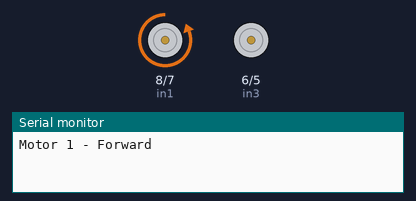
Recording of a sketch running on a simulated Arduino Uno, built with avr-gcc and run on an emulated ATmega328P. Shown: motor-driver pin pairs drawn as motors (green arrow = first pin HIGH = forward, orange = second pin HIGH = backward, longer = more drive, scaled by the enable pin), the last lines printed to the serial monitor.

Above: at 0.5 s.
At 1.5 s:
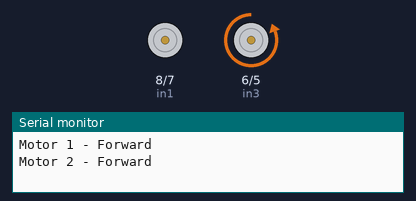
At 2.5 s:
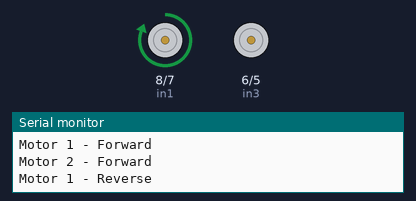
At 3.5 s:
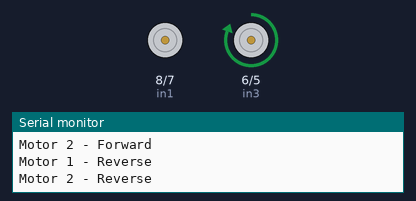
Timing chart, 0 to 5.2 s (numbered marks = the images above):
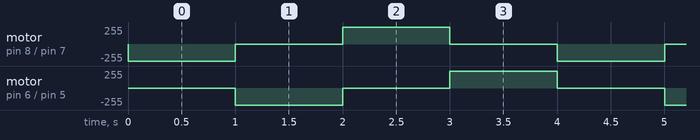

Measured:
- by itself, motor on pin 8 (in1) / pin 7 (in2), motor on pin 6 (in3) / pin 5 (in4): repeats every 4.0 s: stopped 1.0 s, forward 255/255 1.0 s, stopped 1.0 s, backward 255/255 1.0 s

The sketch:

pruebaMotores.ino
```cpp
 // --- PINES MOTOR 1
const int enA = 9;      // Pin PWM para controlar la velocidad del motor 1
const int in1 = 8;      // Pin de dirección 1
const int in2 = 7;      // Pin de dirección 2

// --- PINES MOTOR 2
const int enB = 10;     // Pin PWM para controlar la velocidad del motor 2
const int in3 = 6;      // Pin de dirección 1 del motor 2
const int in4 = 5;      // Pin de dirección 2 del motor 2

void setup() {
  // Configurar los pines del motor1 como salida
  pinMode(enA, OUTPUT);
  pinMode(in1, OUTPUT);
  pinMode(in2, OUTPUT);

  // Configurar los pines del motor1 como salida
  pinMode(enB, OUTPUT);
  pinMode(in3, OUTPUT);
  pinMode(in4, OUTPUT);

  // Iniciar la comunicación serial (opcional, para ver valores en el monitor)
  Serial.begin(9600);
}

void loop() {

  Serial.println("Motor 1 - Forward");
  digitalWrite(enA, HIGH);
  digitalWrite(in1, LOW);
  digitalWrite(in2, HIGH);
  delay(1000);
  digitalWrite(in1, LOW);
  digitalWrite(in2, LOW);

  Serial.println("Motor 2 - Forward");
  digitalWrite(enB, HIGH);
  digitalWrite(in3, LOW);
  digitalWrite(in4, HIGH);
  delay(1000);
  digitalWrite(in3, LOW);
  digitalWrite(in4, LOW);

    Serial.println("Motor 1 - Reverse");
  digitalWrite(enA, HIGH);
  digitalWrite(in1, HIGH);
  digitalWrite(in2, LOW);
  delay(1000);
  digitalWrite(in1, LOW);
  digitalWrite(in2, LOW);

  Serial.println("Motor 2 - Reverse");
  digitalWrite(enB, HIGH);
  digitalWrite(in3, HIGH);
  digitalWrite(in4, LOW);
  delay(1000);
  digitalWrite(in3, LOW);
  digitalWrite(in4, LOW);
}
```
